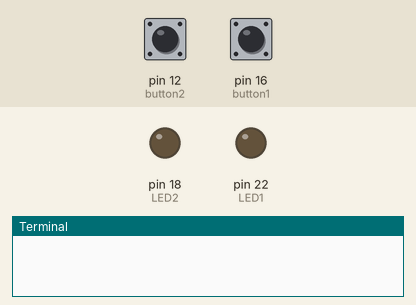
A program run on a simulated Raspberry Pi (header pin numbers). On the bench: output pins drawn as LEDs (lit = HIGH), the last lines printed to the terminal. Dashed ring = blinking. Inputs (shaded band) come from the test bench; at power-on: pin 12 (button2) HIGH, pin 16 (button1) HIGH.

Above: at 1.2 s.
1.3 s: pin 12 (button2) pulled LOW for 3.2 s
At 5.6 s:
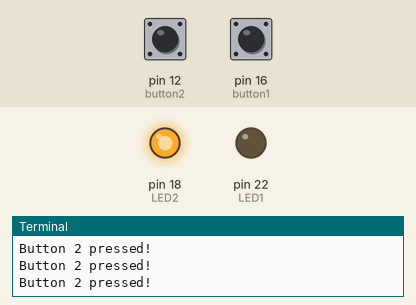
6.0 s: pin 16 (button1) pulled LOW for 0.15 s
At 6.8 s:
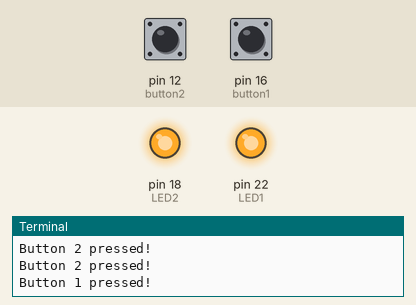
7.6 s: pin 12 (button2) pulled LOW for 0.15 s
At 8.0 s:
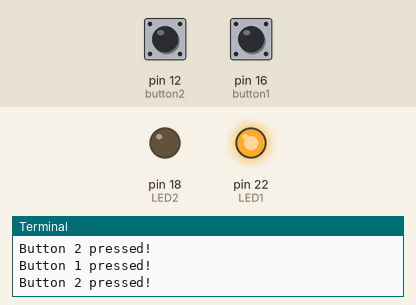
9.2 s: pin 16 (button1) pulled LOW for 3.2 s
At 10.1 s:
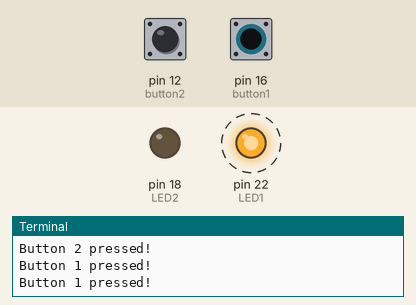
Timing chart, 0 to 13.7 s (numbered marks = the images above; inputs shaded):
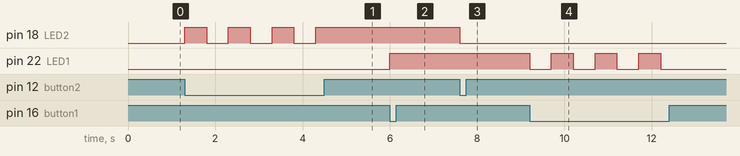

The program:

buttonsLEDTest.py
```python
from time import sleep
import RPi.GPIO as GPIO
GPIO.setmode(GPIO.BOARD)

GPIO.cleanup()

button1 = 16
button2 = 12

LED1 = 22
LED2 = 18

GPIO.setup(button1, GPIO.IN, pull_up_down=GPIO.PUD_UP)
GPIO.setup(button2, GPIO.IN, pull_up_down=GPIO.PUD_UP)

GPIO.setup(LED1, GPIO.OUT)
GPIO.setup(LED2, GPIO.OUT)

BS1 = False
BS2 = False

while True:
	if GPIO.input(button1) == 0:
		print('Button 1 pressed!')
		if not BS1:
			GPIO.output(LED1, True)
			BS1 = True
			sleep(0.5)
		else:
			GPIO.output(LED1, False)
			BS1 = False
			sleep(0.5)
	if GPIO.input(button2) == 0:
		print('Button 2 pressed!')
		if not BS2:
			GPIO.output(LED2, True)
			BS2 = True
			sleep(0.5)
		else:
			GPIO.output(LED2, False)
			BS2 = False
			sleep(0.5)

GPIO.cleanup()
```

Measured:
- after the input at 1.3 s, pin 18 (LED2): alternates HIGH for 0.50 s and LOW for 0.50 s, 7 changes in all, then stays HIGH, starting at once
- after the input at 6.0 s, pin 22 (LED1): LOW → HIGH at once
- after the input at 7.6 s, pin 18 (LED2): HIGH → LOW at once
- after the input at 9.2 s, pin 22 (LED1): alternates HIGH for 0.50 s and LOW for 0.50 s, 7 changes in all, then stays LOW, starting at once
